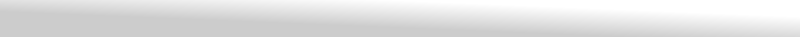
<?xml version="1.0" encoding="UTF-8"?>
<ui version="4.0">
 <class>MainWindow</class>
 <widget class="QMainWindow" name="MainWindow">
  <property name="geometry">
   <rect>
    <x>0</x>
    <y>0</y>
    <width>800</width>
    <height>37</height>
   </rect>
  </property>
  <property name="sizePolicy">
   <sizepolicy hsizetype="Preferred" vsizetype="Preferred">
    <horstretch>0</horstretch>
    <verstretch>0</verstretch>
   </sizepolicy>
  </property>
  <property name="minimumSize">
   <size>
    <width>0</width>
    <height>37</height>
   </size>
  </property>
  <property name="windowTitle">
   <string>AdjHeart Raspi 5 Synth</string>
  </property>
  <widget class="QWidget" name="centralwidget">
   <property name="styleSheet">
    <string notr="true">background-color: rgb(182, 182, 182);
background-color: qlineargradient(spread:pad, x1:0.403, y1:0.664773, x2:0.767, y2:0.249273, stop:0 rgba(204, 204, 204, 255), stop:1 rgba(255, 255, 255, 255));</string>
   </property>
  </widget>
  <widget class="QMenuBar" name="menubar">
   <property name="geometry">
    <rect>
     <x>0</x>
     <y>0</y>
     <width>800</width>
     <height>21</height>
    </rect>
   </property>
   <property name="palette">
    <palette>
     <active/>
     <inactive/>
     <disabled/>
    </palette>
   </property>
   <property name="styleSheet">
    <string notr="true"/>
   </property>
  </widget>
  <action name="actionAddModule_1">
   <property name="text">
    <string>Module 1</string>
   </property>
   <property name="font">
    <font>
     <pointsize>10</pointsize>
    </font>
   </property>
  </action>
  <action name="actionAddModule_2">
   <property name="text">
    <string>Module 2</string>
   </property>
   <property name="font">
    <font>
     <pointsize>10</pointsize>
    </font>
   </property>
  </action>
  <action name="actionAddModule_3">
   <property name="text">
    <string>Module 3</string>
   </property>
   <property name="font">
    <font>
     <pointsize>10</pointsize>
    </font>
   </property>
  </action>
  <action name="actionAddModule_4">
   <property name="text">
    <string>Module 4</string>
   </property>
   <property name="font">
    <font>
     <pointsize>10</pointsize>
    </font>
   </property>
  </action>
 </widget>
 <resources/>
 <connections/>
</ui>
